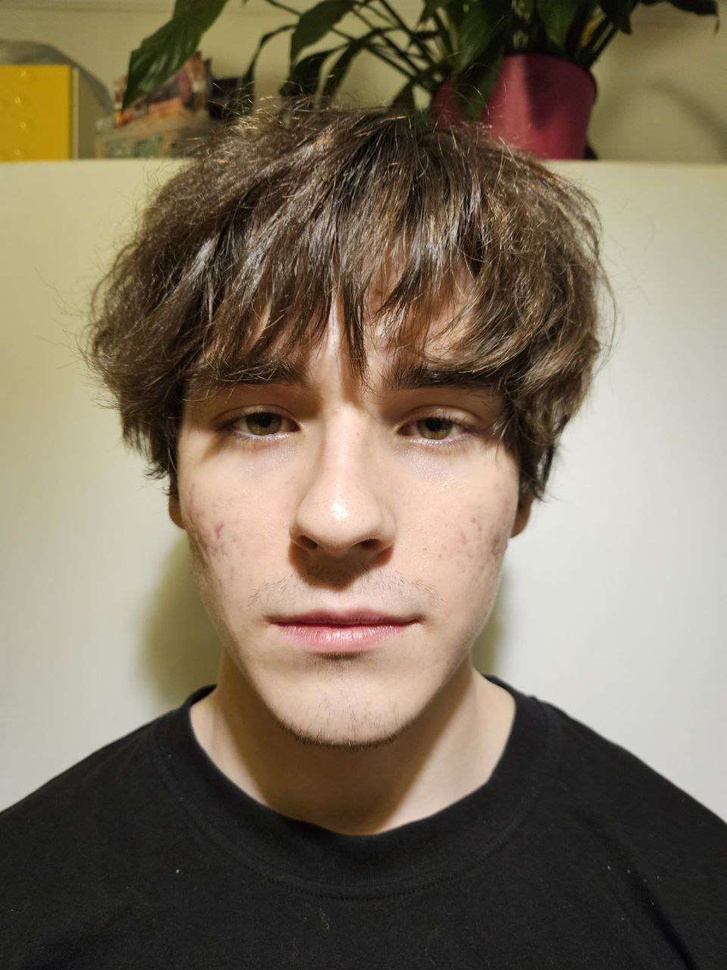
#> input picture server/img/IMG_20240311_200544_862.jpg, 727 x 970 px, shrunk from 960 x 1280 before the run
$ python -i mash.py   (imports and definitions only)
#> lines starting #> are read from the running program, lines starting #| are printed output that depends on the picture; after the words box and inside, x2 and y2 are one past the last pixel; in counts of white or black regions, pixels touching at a corner belong together
import cv2
import numpy as np


def draw_mesh(image, points, color=(0, 255, 0), thickness=3):
    hull = cv2.convexHull(points)
    for i in range(len(hull)):
        for j in range(i + 1, len(hull)):
            cv2.line(image, tuple(hull[i][0]), tuple(hull[j][0]), color, thickness)


def mash(image_path, output_path):
#> called with image_path = '../img/IMG_20240311_200544_862.jpg', output_path = 'out.png'
    image = cv2.imread(image_path)
#> image is the input picture: shape (970, 727, 3); mean B, G, R 93.8, 113.1, 126.5
    gray = cv2.cvtColor(image, cv2.COLOR_BGR2GRAY)
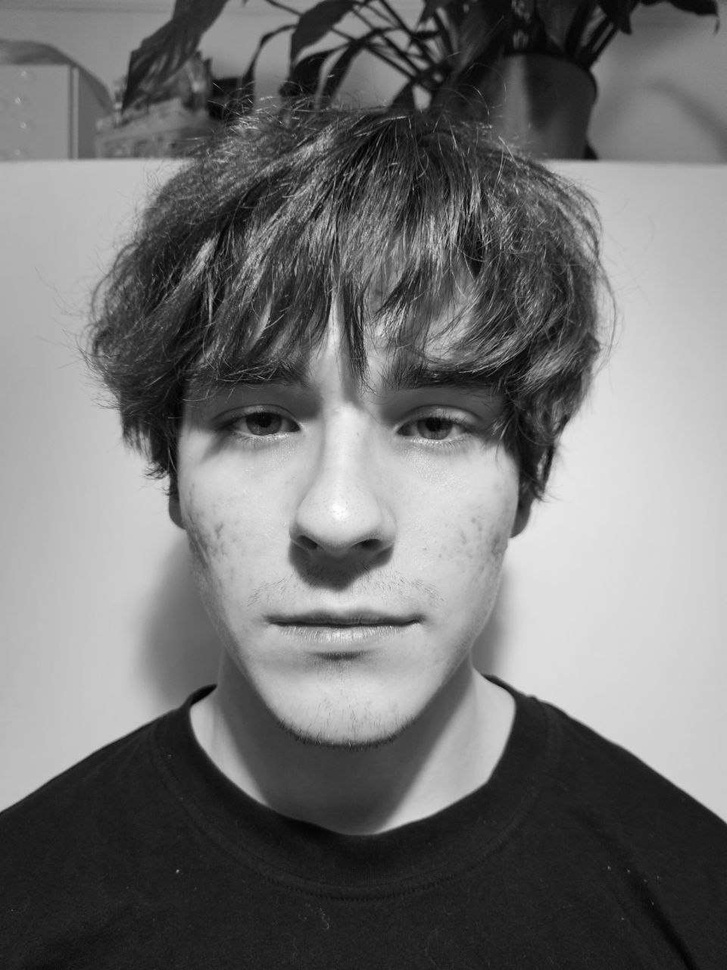
#> gray: shape (970, 727); min 0, max 255, mean 114.9

    face_cascade = cv2.CascadeClassifier(cv2.data.haarcascades + 'haarcascade_frontalface_default.xml')
    faces = face_cascade.detectMultiScale(gray, scaleFactor=1.1, minNeighbors=5, minSize=(30, 30))
#> faces = [[71, 211, 540, 540]]

    for (x, y, w, h) in faces:
        points = np.array([
            [x, y], [x + w // 2, y], [x + w, y],
            [x, y + h // 2], [x + w, y + h // 2],
            [x, y + h], [x + w // 2, y + h], [x + w, y + h]
        ])
        draw_mesh(image, points)
#> this loop made 1 pass
#> (x, y, w, h, hull in draw_mesh) on pass 1: (71, 211, 540, 540, [[611, 751], [71, 751], [71, 211], [611, 211]])
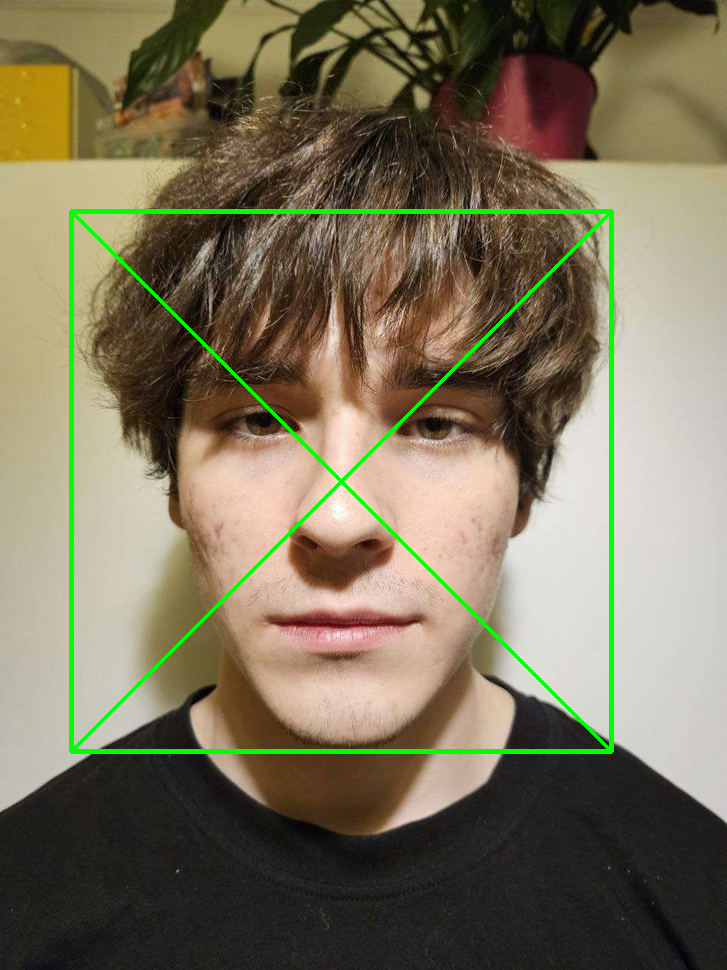
#> image: shape (970, 727, 3); 2.28% of pixels changed, all inside (x1, y1, x2, y2) = (69, 209, 614, 754)

    cv2.imwrite(output_path, image)

>>> result = mash('../img/IMG_20240311_200544_862.jpg', 'out.png')

$ run again, on server/img/image2.jpg
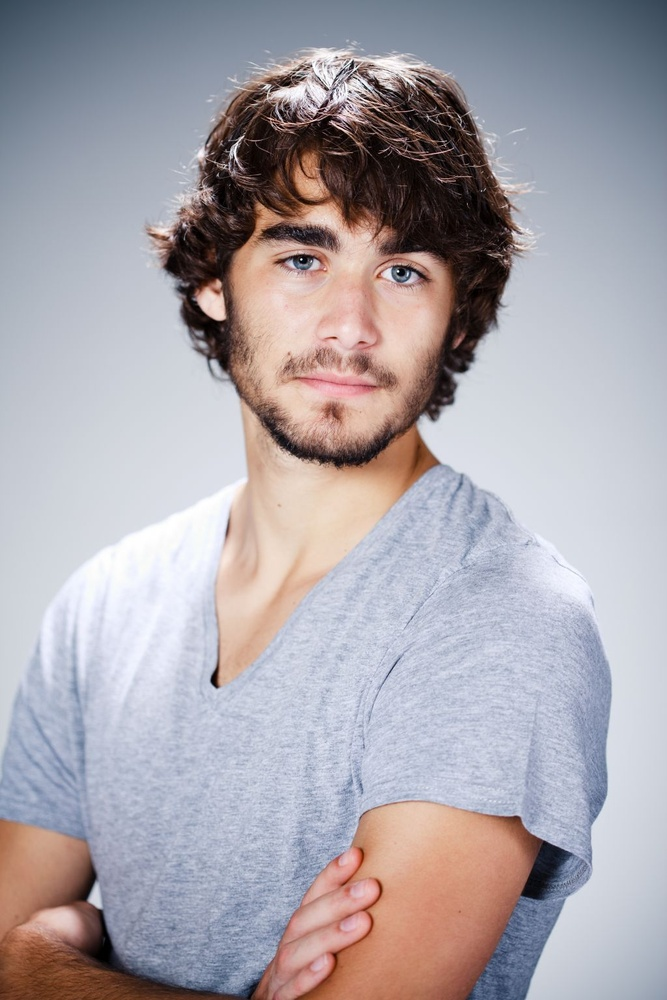
#> input picture server/img/image2.jpg, 667 x 1000 px, shrunk from 1024 x 1536 before the run
#> in mash, image is the input picture: shape (1000, 667, 3); mean B, G, R 171.4, 165, 170.2
#> in mash, `gray = cv2.cvtColor(image, cv2.COLOR_BGR2GRAY)`:
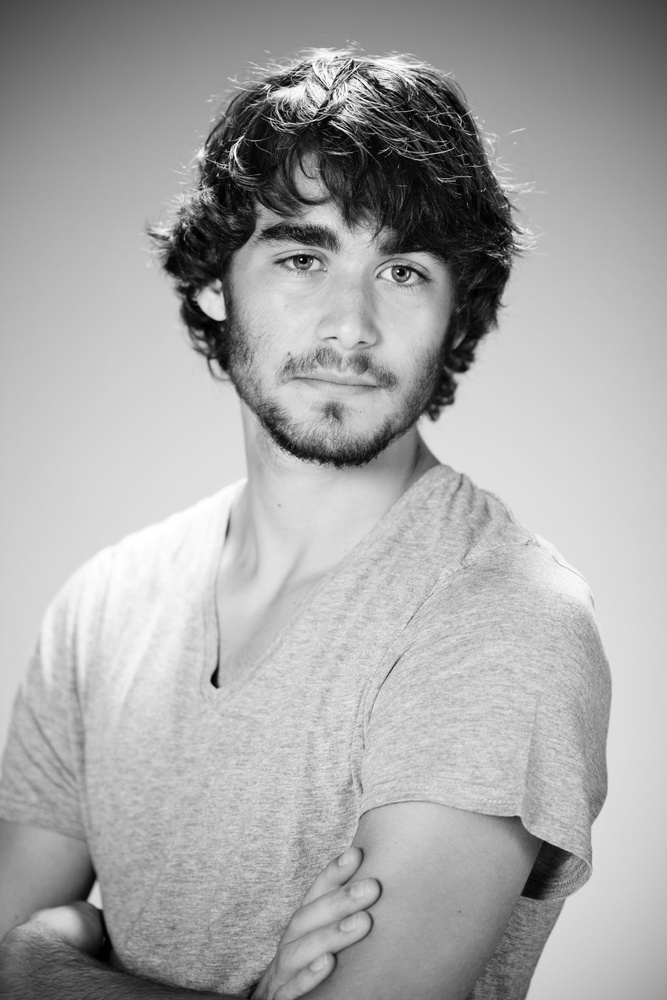
#> gray: shape (1000, 667); min 0, max 255, mean 167.3
#> faces = [[207, 159, 285, 285]]
#> the loop in mash, `for (x, y, w, h) in faces:` made 1 pass
#> (x, y, w, h, hull in draw_mesh) on pass 1: (207, 159, 285, 285, [[492, 444], [207, 444], [207, 159], [492, 159]])
#> after the loop in mash, `for (x, y, w, h) in faces:`:
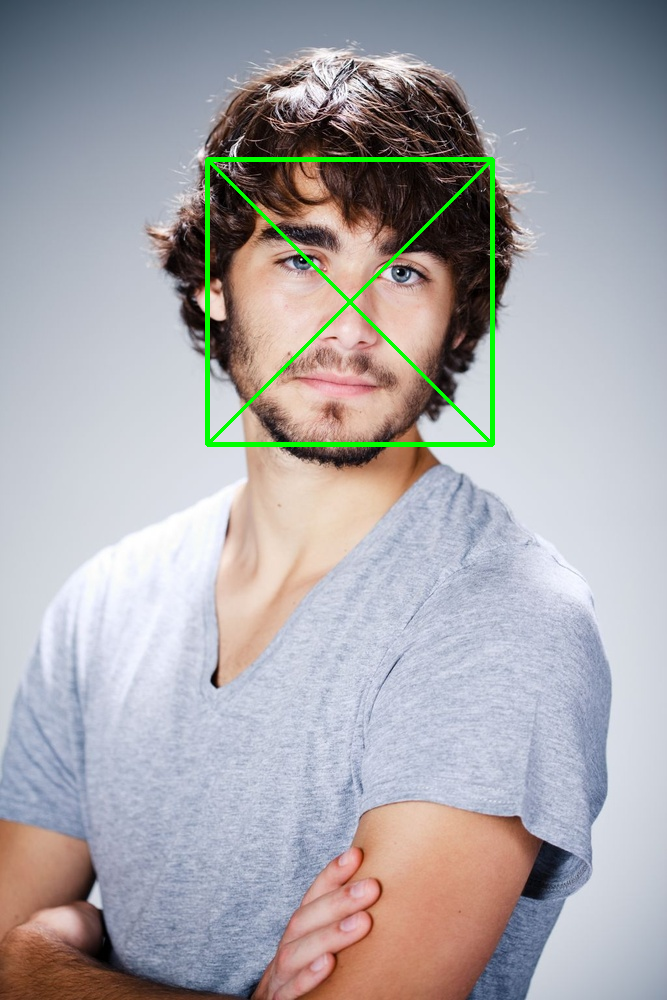
#> image: shape (1000, 667, 3); 1.27% of pixels changed, all inside (x1, y1, x2, y2) = (205, 157, 495, 447)
